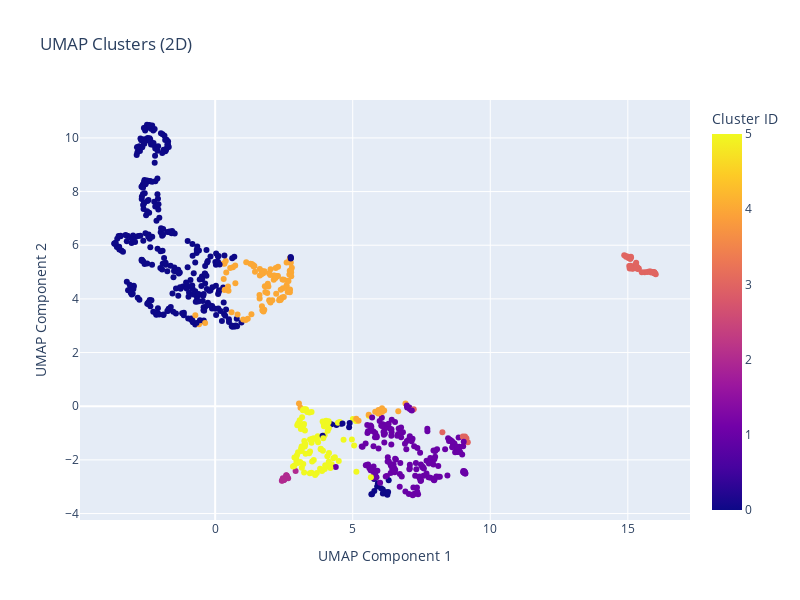
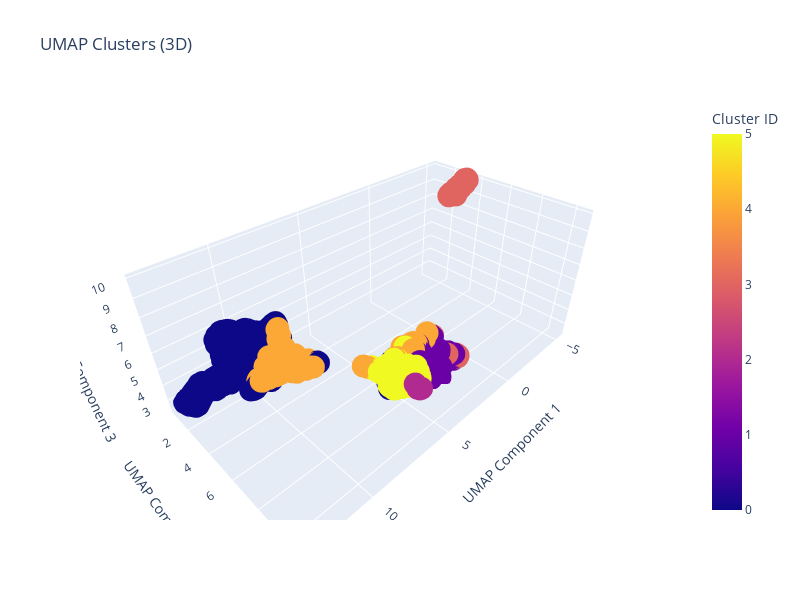

The cell these charts' notebook holds for them, in order:
### Markdown cell above
## Добавьте метки кластеров к данным и визуализируйте результаты на проекциях UMAP (2D и 3D)

### Code cell
df_umap["cluster"] = labels
df_umap_3d["cluster"] = labels

fig2d_clusters = px.scatter(
    df_umap,
    x="UMAP1",
    y="UMAP2",
    color="cluster",
    title="UMAP Clusters (2D)",
    labels={
        "UMAP1": "UMAP Component 1",
        "UMAP2": "UMAP Component 2",
        "cluster": "Cluster ID",
    },
    width=800,
    height=600,
)

fig2d_clusters.show()

fig3d_clusters = px.scatter_3d(
    df_umap_3d,
    x="UMAP1",
    y="UMAP2",
    z="UMAP3",
    color="cluster",
    title="UMAP Clusters (3D)",
    labels={
        "UMAP1": "UMAP Component 1",
        "UMAP2": "UMAP Component 2",
        "UMAP3": "UMAP Component 3",
        "cluster": "Cluster ID",
    },
    width=800,
    height=600,
)

fig3d_clusters.show()

### Figure 1 — Plotly figure (JSON) as saved in the notebook; plotly's stock layout.template omitted (floating-point values rounded to 4 significant figures; data arrays with more than 128 entries replaced by an {"elided": "..."} marker saying what was removed)
{"data": [{"hovertemplate": "UMAP Component 1=%{x}<br>UMAP Component 2=%{y}<br>Cluster ID=%{marker.color}<extra></extra>", "legendgroup": "", "marker": {"color": {"elided": "805 int values"}, "coloraxis": "coloraxis", "symbol": "circle"}, "mode": "markers", "name": "", "orientation": "v", "showlegend": false, "type": "scatter", "x": {"elided": "805 float values"}, "xaxis": "x", "y": {"elided": "805 float values"}, "yaxis": "y"}], "layout": {"coloraxis": {"colorbar": {"title": {"text": "Cluster ID"}}, "colorscale": [[0, "#0d0887"], [0.1111, "#46039f"], [0.2222, "#7201a8"], [0.3333, "#9c179e"], [0.4444, "#bd3786"], [0.5556, "#d8576b"], [0.6667, "#ed7953"], [0.7778, "#fb9f3a"], [0.8889, "#fdca26"], [1, "#f0f921"]]}, "height": 600, "legend": {"tracegroupgap": 0}, "title": {"text": "UMAP Clusters (2D)"}, "width": 800, "xaxis": {"anchor": "y", "domain": [0, 1], "title": {"text": "UMAP Component 1"}}, "yaxis": {"anchor": "x", "domain": [0, 1], "title": {"text": "UMAP Component 2"}}}}

### Figure 2 — Plotly figure (JSON) as saved in the notebook; plotly's stock layout.template omitted (floating-point values rounded to 4 significant figures; data arrays with more than 128 entries replaced by an {"elided": "..."} marker saying what was removed)
{"data": [{"hovertemplate": "UMAP Component 1=%{x}<br>UMAP Component 2=%{y}<br>UMAP Component 3=%{z}<br>Cluster ID=%{marker.color}<extra></extra>", "legendgroup": "", "marker": {"color": {"elided": "805 int values"}, "coloraxis": "coloraxis", "symbol": "circle"}, "mode": "markers", "name": "", "scene": "scene", "showlegend": false, "type": "scatter3d", "x": {"elided": "805 float values"}, "y": {"elided": "805 float values"}, "z": {"elided": "805 float values"}}], "layout": {"coloraxis": {"colorbar": {"title": {"text": "Cluster ID"}}, "colorscale": [[0, "#0d0887"], [0.1111, "#46039f"], [0.2222, "#7201a8"], [0.3333, "#9c179e"], [0.4444, "#bd3786"], [0.5556, "#d8576b"], [0.6667, "#ed7953"], [0.7778, "#fb9f3a"], [0.8889, "#fdca26"], [1, "#f0f921"]]}, "height": 600, "legend": {"tracegroupgap": 0}, "scene": {"domain": {"x": [0, 1], "y": [0, 1]}, "xaxis": {"title": {"text": "UMAP Component 1"}}, "yaxis": {"title": {"text": "UMAP Component 2"}}, "zaxis": {"title": {"text": "UMAP Component 3"}}}, "title": {"text": "UMAP Clusters (3D)"}, "width": 800}}
